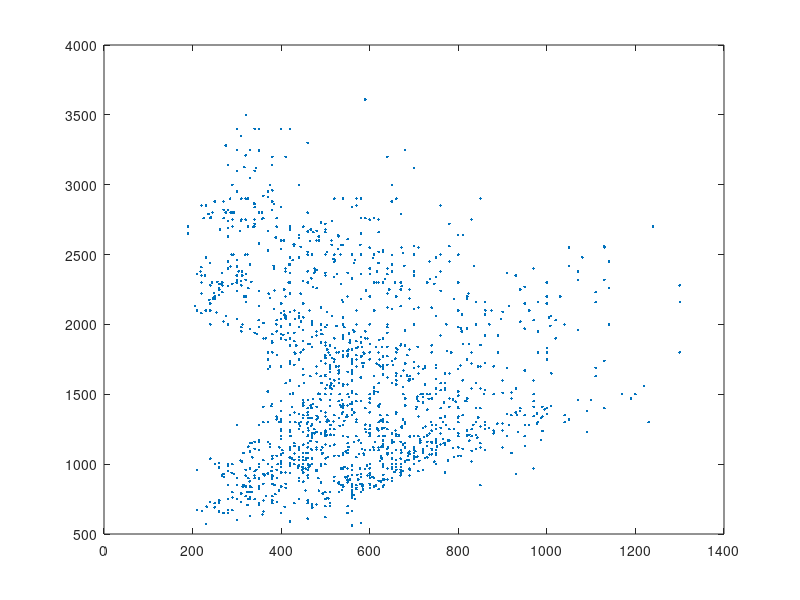

Here is the MATLAB script that generated this plot: (Note: this script raises an error after producing the figure.)

%% task 1
load('PB_data.mat');
J = [f1,f2];

[n,~] = size(J);

figure(1);
plot(J(:,1),J(:,2),'.');


%% task 2
% calculate mean
mu = mean(J);

% calculate covariance 
covar = cov(J);

K = 3;

figure(2);
plot_gaussian(covar,mu,2,K);
%% task 3
x = [f1, f2];






